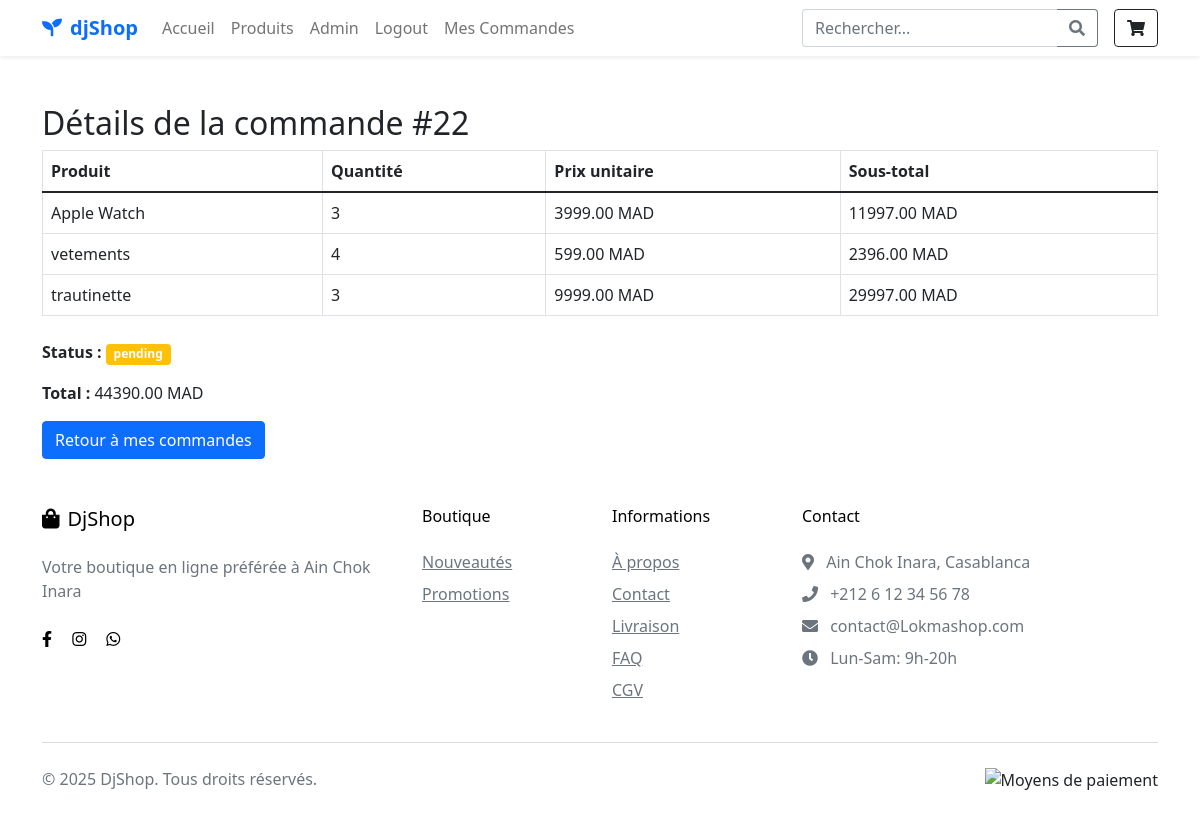
/commande/22/ (signed in), run on the app's committed database.
### ecommerce/models.py (models this page shows, shortened)
class Order(models.Model):
    user = models.ForeignKey(User, related_name='orders', on_delete=models.CASCADE)
    date_ordered = models.DateTimeField(auto_now_add=True)
    status = models.CharField(max_length=100, default='pending')
    def total_price(self):
        return sum(line.total_price() for line in self.lines.all())

class OrderLine(models.Model):
    order = models.ForeignKey(Order, related_name='lines', on_delete=models.CASCADE)
    product = models.ForeignKey(Product, on_delete=models.CASCADE)
    quantity = models.PositiveIntegerField()
    def total_price(self):
        return self.product.price * self.quantity

class Product(models.Model):
    name = models.CharField(max_length=255)
    description = models.TextField()
    price = models.DecimalField(max_digits=10, decimal_places=2)
    category = models.ForeignKey(Category, related_name='products', on_delete=models.CASCADE)
    stock = models.PositiveIntegerField()
    image = models.ImageField(upload_to='products/')

### ecommerce/views.py (the view)
# urls.py: path('commande/<int:order_id>/', views.order_detail, name='order_detail'),
@login_required
def order_detail(request, order_id):
    order = Order.objects.get(id=order_id, user=request.user)
    return render(request, 'order_detail.html', {'order': order})

### ecommerce/templates/order_detail.html (shortened to what this page needs)
{% load static %}
<!DOCTYPE html>
<html lang="fr">
<head>
    <link href="https://cdn.jsdelivr.net/npm/bootstrap@5.1.3/dist/css/bootstrap.min.css" rel="stylesheet">
    <link href="https://cdnjs.cloudflare.com/ajax/libs/font-awesome/5.15.4/css/all.min.css" rel="stylesheet">
</head>
<body>
 <nav class="navbar navbar-expand-lg navbar-light bg-white sticky-top shadow-sm">
    <div class="container">
        <a class="navbar-brand text-primary fw-bold" href="{% url 'home' %}">
            <i class="fas fa-seedling me-2"></i>djShop
        </a>
        <div class="collapse navbar-collapse" id="navbarNav">
            <ul class="navbar-nav me-auto mb-2 mb-lg-0">
                <li class="nav-item">
                    <a class="nav-link {% if request.path == '/' %}active{% endif %}" href="{% url 'product_list' %}">Accueil</a>
                                        </li>
                                    {% if request.user.is_authenticated and request.user.is_superuser %}
                        <li class="nav-item">
                            <a class="nav-link" href="{% url 'products' %}">Produits</a>
                        </li>
                        {% endif %}
                <li class="nav-item">
                    <a class="nav-link" href="http://127.0.0.1:8000/admin/">Admin</a>
                </li>
                {% if request.user.is_authenticated %}
                <li class="nav-item">
                    <a class="nav-link" href="{% url 'logout' %}">Logout</a>
                </li>
            {% else %}
                <li class="nav-item">
                    <a class="nav-link" href="{% url 'login' %}">Login</a>
                </li>
            {% endif %}
              <li class="nav-item">
                    <a class="nav-link" href="{% url 'order_list' %}">Mes Commandes</a>
                </li>
            </ul>
            <div class="d-flex align-items-center">
                <form class="d-none d-lg-flex me-3" method="GET" action="">
                    <div class="input-group">
                        <input type="text" name="q" class="form-control border-end-0" placeholder="Rechercher...">
                        <button class="btn btn-outline-secondary border-start-0" type="submit">
                            <i class="fas fa-search"></i>
                        </button>
                    </div>
                </form>
                <a href="{% url 'panier' %}" class="btn btn-outline-dark position-relative">
                    <i class="fas fa-shopping-cart"></i>
                </a>
            </div>
        </div>
    </div>
</nav>
<br>
<br>
    <div class="container">
        <h2>Détails de la commande #{{ order.id }}</h2>
      <table class="table table-bordered">
    <thead>
        <tr>
            <th>Produit</th>
            <th>Quantité</th>
            <th>Prix unitaire</th>
            <th>Sous-total</th>
        </tr>
    </thead>
    <tbody>
        {% for line in order.lines.all %}
        <tr>
            <td>{{ line.product.name }}</td>
            <td>{{ line.quantity }}</td>
            <td>{{ line.product.price }} MAD</td>
            <td>{{ line.total_price }} MAD</td>
        </tr>
        {% endfor %}
    </tbody>
</table>
        <div class="mt-4">
            <p><strong>Status :</strong>
                <span class="badge {% if order.status == 'pending' %}bg-warning{% elif order.status == 'completed' %}bg-success{% else %}bg-secondary{% endif %}">
                    {{ order.status }}
                </span>
            </p>
            <p><strong>Total :</strong> {{ order.total_price }} MAD</p>
            <a href="{% url 'order_list' %}" class="btn btn-primary">Retour à mes commandes</a>
        </div>
    </div>
  <footer class="py-5">
    <div class="container">
        <div class="row g-4">
            <div class="col-lg-4">
                <h5 class="text-black mb-4">
                    <i class="fas fa-shopping-bag me-2"></i>DjShop
                </h5>
                <p class="text-muted">Votre boutique en ligne préférée à Ain Chok Inara</p>
                <div class="mt-4">
                    <a href="#" class="text-black me-3"><i class="fab fa-facebook-f"></i></a>
                    <a href="#" class="text-black me-3"><i class="fab fa-instagram"></i></a>
                    <a href="#" class="text-black"><i class="fab fa-whatsapp"></i></a>
                </div>
            </div>
            <div class="col-lg-2 col-md-4">
                <h6 class="text-black mb-4">Boutique</h6>
                <ul class="list-unstyled">
                    <li class="mb-2"><a href="#" class="text-muted">Nouveautés</a></li>
                    <li class="mb-2"><a href="#" class="text-muted">Promotions</a></li>
                </ul>
            </div>
            <div class="col-lg-2 col-md-4">
                <h6 class="text-black mb-4">Informations</h6>
                <ul class="list-unstyled">
                    <li class="mb-2"><a href="#" class="text-muted">À propos</a></li>
                    <li class="mb-2"><a href="#" class="text-muted">Contact</a></li>
                    <li class="mb-2"><a href="#" class="text-muted">Livraison</a></li>
                    <li class="mb-2"><a href="#" class="text-muted">FAQ</a></li>
                    <li><a href="#" class="text-muted">CGV</a></li>
                </ul>
            </div>
            <div class="col-lg-4 col-md-4">
                <h6 class="text-black mb-4">Contact</h6>
                <ul class="list-unstyled text-muted">
                    <li class="mb-2"><i class="fas fa-map-marker-alt me-2"></i> Ain Chok Inara, Casablanca</li>
                    <li class="mb-2"><i class="fas fa-phone me-2"></i> +212 6 12 34 56 78</li>
                    <li class="mb-2"><i class="fas fa-envelope me-2"></i> contact@Lokmashop.com</li>
                    <li><i class="fas fa-clock me-2"></i> Lun-Sam: 9h-20h</li>
                </ul>
            </div>
        </div>
        <hr class="my-4 bg-secondary">
        <div class="row">
            <div class="col-md-6 text-center text-md-start">
                <p class="mb-0 text-muted">&copy; {% now "Y" %} DjShop. Tous droits réservés.</p>
            </div>
            <div class="col-md-6 text-center text-md-end">
                <img src="{% static 'images/payment-methods.png' %}" alt="Moyens de paiement" class="img-fluid" style="max-height: 30px;">
            </div>
        </div>
    </div>
</footer>
</body>
</html>

### data on the page
Order: id "22", status "pending", total_price "44390.00"
OrderLine: product.name "Apple Watch", quantity "3", product.price "3999.00", total_price "11997.00"
OrderLine: product.name "vetements", quantity "4", product.price "599.00", total_price "2396.00"
OrderLine: product.name "trautinette", quantity "3", product.price "9999.00", total_price "29997.00"
